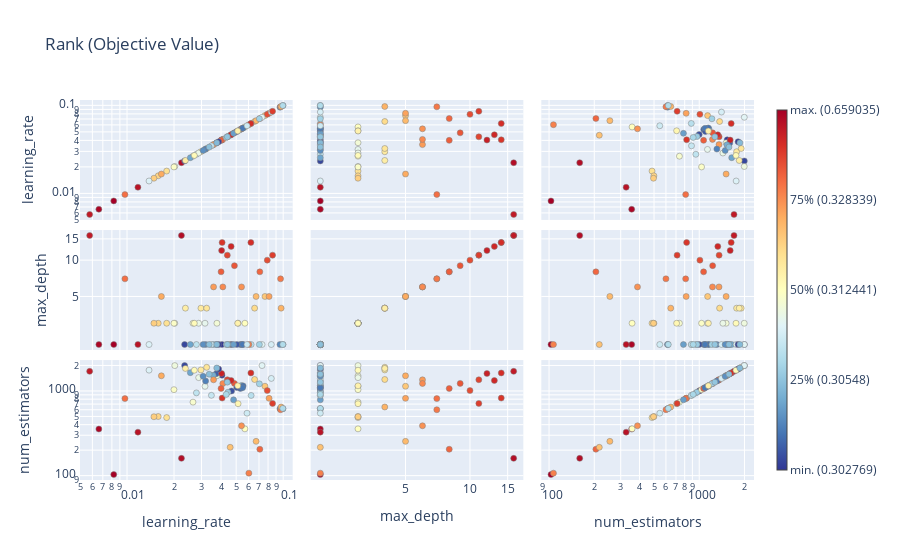

Notebook code for this chart:
### Code cell
optimization_plots(study_xgb)
